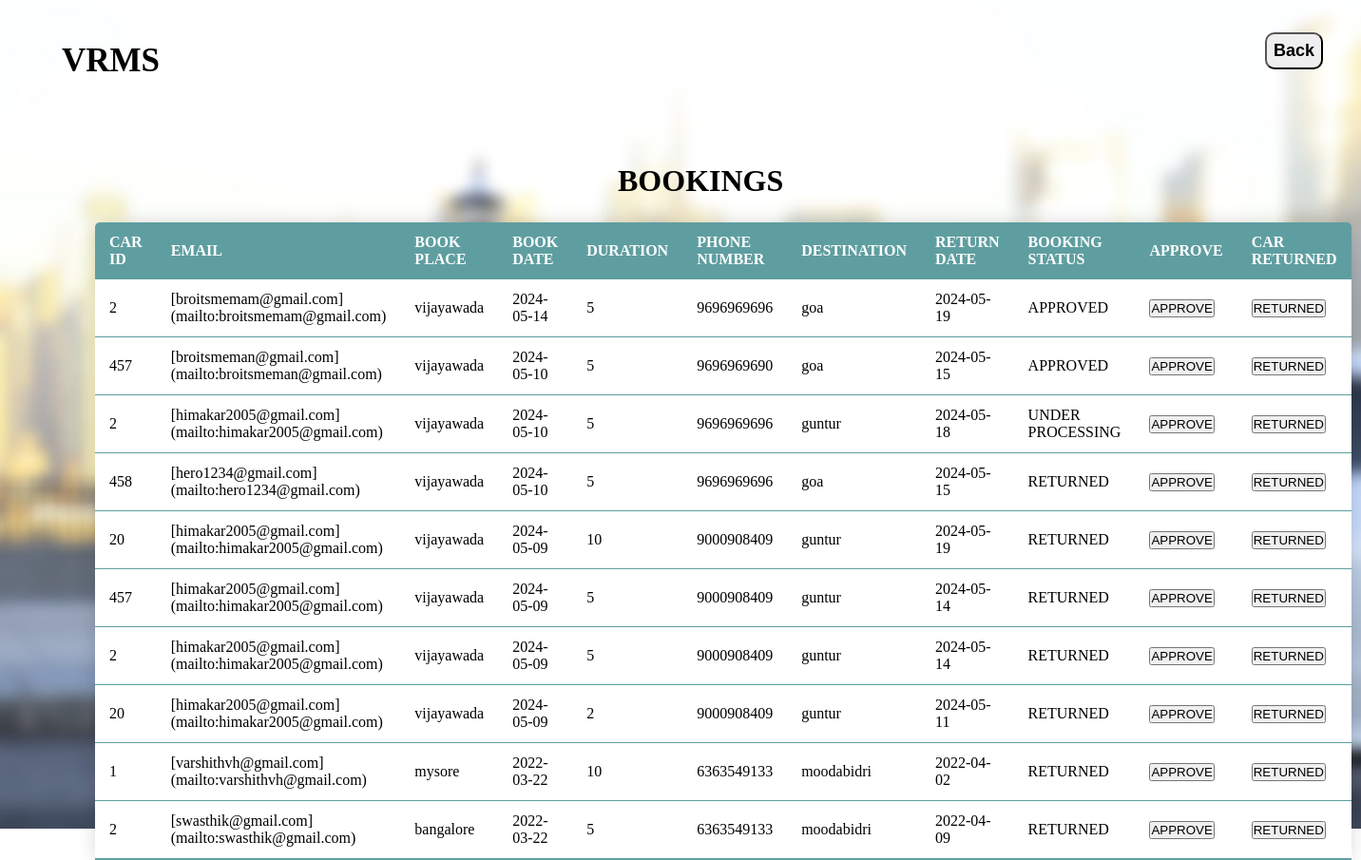
/adminbook.php, run on the app's committed database.
### tables this page shows
CREATE TABLE `booking` (
`BOOK_ID` int(11) NOT NULL AUTO_INCREMENT,
`CAR_ID` int(11) NOT NULL,
`EMAIL` varchar(255) NOT NULL,
`BOOK_PLACE` varchar(255) NOT NULL,
`BOOK_DATE` date NOT NULL,
`DURATION` int(11) NOT NULL,
`PHONE_NUMBER` bigint(20) NOT NULL,
`DESTINATION` varchar(255) NOT NULL,
`RETURN_DATE` date NOT NULL,
`PRICE` int(11) NOT NULL,
`BOOK_STATUS` varchar(255) NOT NULL DEFAULT 'UNDER PROCESSING',
PRIMARY KEY (`BOOK_ID`),
KEY `CAR_ID` (`CAR_ID`),
KEY `EMAIL` (`EMAIL`),
CONSTRAINT `booking_ibfk_1` FOREIGN KEY (`CAR_ID`) REFERENCES `cars` (`CAR_ID`) ON DELETE CASCADE ON UPDATE CASCADE,
CONSTRAINT `booking_ibfk_2` FOREIGN KEY (`EMAIL`) REFERENCES `users` (`EMAIL`) ON DELETE CASCADE ON UPDATE CASCADE
);

### adminbook.php (the view, shortened to what this page needs)
<!DOCTYPE html>
<html lang="en">
<head>
</head>
<body>
<?php
require_once('connection.php');
$query="SELECT *from booking ORDER BY BOOK_ID DESC";
$queryy=mysqli_query($conn,$query);
?>
<div class="hai">
        <div class="navbar">
            <div class="icon">
                <h2 class="logo">VRMS</h2>
                <button class="back"><a href="adminpage.php">Back</a></button>
            </div>
         </div>
         </div>
        <div>
            <h1 class="header">BOOKINGS</h1>
            <div>
                <div>
                    <table class="content-table">
                <thead>
                    <tr>
                        <th>CAR ID</th>
                        <th>EMAIL</th>
                        <th>BOOK PLACE</th>
                        <th>BOOK DATE</th>
                        <th>DURATION</th>
                        <th>PHONE NUMBER</th>
                        <th>DESTINATION</th>
                        <th>RETURN DATE</th>
                        <th>BOOKING STATUS</th>
                        <th>APPROVE</th>
                        <th>CAR RETURNED</th>
                    </tr>
                </thead>
                <tbody>
                <?php
                while($res=mysqli_fetch_array($queryy)){
                ?>
                <tr  class="active-row">
                    <td><?php echo $res['CAR_ID'];?></php></td>
                    <td><?php echo $res['EMAIL'];?></php></td>
                    <td><?php echo $res['BOOK_PLACE'];?></php></td>
                    <td><?php echo $res['BOOK_DATE'];?></php></td>
                    <td><?php echo $res['DURATION'];?></php></td>
                    <td><?php echo $res['PHONE_NUMBER'];?></php></td>
                    <td><?php echo $res['DESTINATION'];?></php></td>
                    <td><?php echo $res['RETURN_DATE'];?></php></td>
                    <td><?php echo $res['BOOK_STATUS'];?></php></td>
                    <td><button type="submit"  class="but"  name="approve"><a href="approve.php?id=<?php echo $res['BOOK_ID']?>">APPROVE</a></button></td>
                    <td><button type="submit" class="but" name="approve"><a href="adminreturn.php?id=<?php echo $res['CAR_ID']?>&bookid=<?php echo $res['BOOK_ID']?>">RETURNED</a></button></td>
                </tr>
               <?php } ?>
                </tbody>
                </table>
                </div>
            </div>
        </div>
</body>
</html>

### adminbook.php (style rules this page uses)
* { margin: 0; padding: 0; }
.hai { width: 100%; background: linear-gradient(to top, rgba(0,0,0,0)50%, rgba(0,0,0,0)50%),url("images/ablur.jpg"); background-position: center; background-size: cover; height: 109vh; animation: infiniteScrollBg 50s linear infinite; }
.navbar { width: 1200px; height: 75px; margin: auto; }
.icon { position: absolute; top : 34px; left : 45px; }
.logo { color: black; font-size: 35px; font-family: fantasy; padding-left: 20px; float:left; padding-top: 10px; }
.content-table { border-collapse: collapse; font-size: 1em; border-radius: 5px 5px 0 0; overflow: hidden; box-shadow:0 0 20px rgba(0,0,0,0.15); margin-left : 100px ; margin-top: 25px; width: 1300px; height: 300px; }
.content-table thead tr { background-color: cadetblue; color: white; text-align: left; }
.content-table th, .content-table td { padding: 12px 15px; }
.content-table tbody tr { border-bottom: 1px solid cadetblue; }
.content-table tbody tr { background-color: white; }
.content-table tbody tr:last-of-type { border-bottom: 2px solid cadetblue; }
.header { margin-top: -700px; margin-left: 650px; }
.but a { text-decoration: none; color: black; }
.back { top: 34px; right: 40px; font-size: 18px; border-radius: 10px; cursor: pointer; color: white; transition: 0.4s ease; position: fixed; padding: 7px; }
.back a { text-decoration: none; color: black; font-weight: bold; }

### data on the page
booking: CAR_ID "2", EMAIL "[broitsmemam@gmail.com](mailto:broitsmemam@gmail.com)", BOOK_PLACE "vijayawada", BOOK_DATE "2024-05-14", DURATION "5", PHONE_NUMBER "9696969696", DESTINATION "goa", RETURN_DATE "2024-05-19", BOOK_STATUS "APPROVED"
booking: CAR_ID "457", EMAIL "[broitsmeman@gmail.com](mailto:broitsmeman@gmail.com)", BOOK_PLACE "vijayawada", BOOK_DATE "2024-05-10", DURATION "5", PHONE_NUMBER "9696969690", DESTINATION "goa", RETURN_DATE "2024-05-15", BOOK_STATUS "APPROVED"
booking: CAR_ID "2", EMAIL "[himakar2005@gmail.com](mailto:himakar2005@gmail.com)", BOOK_PLACE "vijayawada", BOOK_DATE "2024-05-10", DURATION "5", PHONE_NUMBER "9696969696", DESTINATION "guntur", RETURN_DATE "2024-05-18", BOOK_STATUS "UNDER PROCESSING"
booking: CAR_ID "458", EMAIL "[hero1234@gmail.com](mailto:hero1234@gmail.com)", BOOK_PLACE "vijayawada", BOOK_DATE "2024-05-10", DURATION "5", PHONE_NUMBER "9696969696", DESTINATION "goa", RETURN_DATE "2024-05-15", BOOK_STATUS "RETURNED"
booking: CAR_ID "20", EMAIL "[himakar2005@gmail.com](mailto:himakar2005@gmail.com)", BOOK_PLACE "vijayawada", BOOK_DATE "2024-05-09", DURATION "10", PHONE_NUMBER "9000908409", DESTINATION "guntur", RETURN_DATE "2024-05-19", BOOK_STATUS "RETURNED"
booking: CAR_ID "457", EMAIL "[himakar2005@gmail.com](mailto:himakar2005@gmail.com)", BOOK_PLACE "vijayawada", BOOK_DATE "2024-05-09", DURATION "5", PHONE_NUMBER "9000908409", DESTINATION "guntur", RETURN_DATE "2024-05-14", BOOK_STATUS "RETURNED"
booking: CAR_ID "2", EMAIL "[himakar2005@gmail.com](mailto:himakar2005@gmail.com)", BOOK_PLACE "vijayawada", BOOK_DATE "2024-05-09", DURATION "5", PHONE_NUMBER "9000908409", DESTINATION "guntur", RETURN_DATE "2024-05-14", BOOK_STATUS "RETURNED"
booking: CAR_ID "20", EMAIL "[himakar2005@gmail.com](mailto:himakar2005@gmail.com)", BOOK_PLACE "vijayawada", BOOK_DATE "2024-05-09", DURATION "2", PHONE_NUMBER "9000908409", DESTINATION "guntur", RETURN_DATE "2024-05-11", BOOK_STATUS "RETURNED"
booking: CAR_ID "1", EMAIL "[varshithvh@gmail.com](mailto:varshithvh@gmail.com)", BOOK_PLACE "mysore", BOOK_DATE "2022-03-22", DURATION "10", PHONE_NUMBER "6363549133", DESTINATION "moodabidri", RETURN_DATE "2022-04-02", BOOK_STATUS "RETURNED"
booking: CAR_ID "2", EMAIL "[swasthik@gmail.com](mailto:swasthik@gmail.com)", BOOK_PLACE "bangalore", BOOK_DATE "2022-03-22", DURATION "5", PHONE_NUMBER "6363549133", DESTINATION "moodabidri", RETURN_DATE "2022-04-09", BOOK_STATUS "RETURNED"
